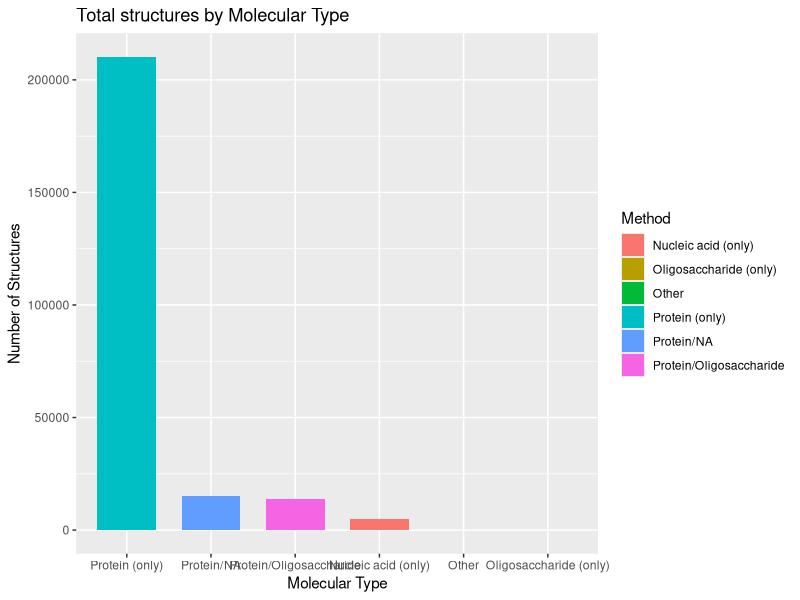

R code for this plot:
## ---- chunk 1
library(readr)

stats <- read_csv("Data Export Summary.csv")
stats
## ---- chunk 2
Xray <- sum( stats$`X-ray`)
EM <- sum(stats$EM)
Total <- sum( stats$Total)

(Xray/Total)*100
(EM/Total)*100

((Xray+EM)/Total)*100

## ---- chunk 3

protein <- sum(stats[1, 2:(ncol(stats) - 1)])

protein/Total

## ---- chunk 4
library(ggplot2)

ggplot(stats) + 
  aes(x = reorder(`Molecular Type`, -Total), y = Total, fill = `Molecular Type`) + 
  geom_col(width = 0.7) +
  labs(
    title = "Total structures by Molecular Type",
    x = "Molecular Type",
    y = "Number of Structures",
    fill = "Method")
